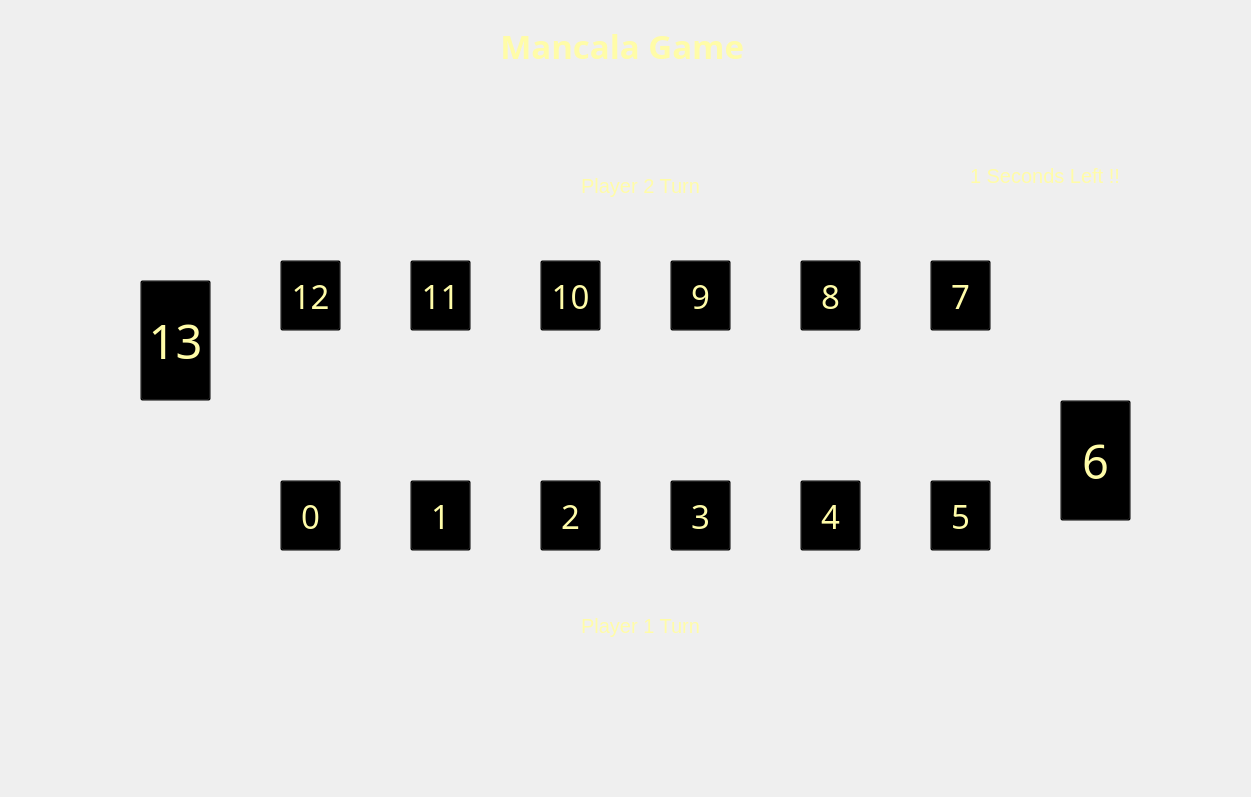
<?xml version="1.0" encoding="UTF-8"?>
<ui version="4.0">
 <class>MainWindow</class>
 <widget class="QMainWindow" name="MainWindow">
  <property name="geometry">
   <rect>
    <x>0</x>
    <y>0</y>
    <width>1251</width>
    <height>797</height>
   </rect>
  </property>
  <property name="windowTitle">
   <string>MainWindow</string>
  </property>
  <widget class="QWidget" name="centralwidget">
   <widget class="QStackedWidget" name="stackedWidget">
    <property name="geometry">
     <rect>
      <x>0</x>
      <y>0</y>
      <width>1251</width>
      <height>871</height>
     </rect>
    </property>
    <property name="currentIndex">
     <number>0</number>
    </property>
    <widget class="QWidget" name="page">
     <widget class="QPushButton" name="BT4">
      <property name="enabled">
       <bool>true</bool>
      </property>
      <property name="geometry">
       <rect>
        <x>800</x>
        <y>480</y>
        <width>61</width>
        <height>71</height>
       </rect>
      </property>
      <property name="font">
       <font>
        <family>Simplified Arabic Fixed</family>
        <pointsize>25</pointsize>
        <weight>50</weight>
        <italic>false</italic>
        <bold>false</bold>
        <strikeout>false</strikeout>
       </font>
      </property>
      <property name="styleSheet">
       <string notr="true">color: rgb(255, 252, 168);
background-color: transparent
	</string>
      </property>
      <property name="text">
       <string>4</string>
      </property>
     </widget>
     <widget class="QPushButton" name="BT6">
      <property name="enabled">
       <bool>true</bool>
      </property>
      <property name="geometry">
       <rect>
        <x>1060</x>
        <y>400</y>
        <width>71</width>
        <height>121</height>
       </rect>
      </property>
      <property name="font">
       <font>
        <family>Simplified Arabic Fixed</family>
        <pointsize>35</pointsize>
       </font>
      </property>
      <property name="styleSheet">
       <string notr="true">color: rgb(255, 252, 168);
background-color: transparent;

	</string>
      </property>
      <property name="text">
       <string>6</string>
      </property>
     </widget>
     <widget class="QLabel" name="Player2Turn_2">
      <property name="geometry">
       <rect>
        <x>500</x>
        <y>170</y>
        <width>281</width>
        <height>31</height>
       </rect>
      </property>
      <property name="font">
       <font>
        <pointsize>15</pointsize>
       </font>
      </property>
      <property name="styleSheet">
       <string notr="true">color :  rgb(255, 252, 168);
</string>
      </property>
      <property name="text">
       <string>Player 2 Turn</string>
      </property>
      <property name="alignment">
       <set>Qt::AlignCenter</set>
      </property>
     </widget>
     <widget class="QPushButton" name="BT11">
      <property name="enabled">
       <bool>true</bool>
      </property>
      <property name="geometry">
       <rect>
        <x>410</x>
        <y>260</y>
        <width>61</width>
        <height>71</height>
       </rect>
      </property>
      <property name="font">
       <font>
        <family>Simplified Arabic Fixed</family>
        <pointsize>25</pointsize>
        <weight>50</weight>
        <italic>false</italic>
        <bold>false</bold>
        <strikeout>false</strikeout>
       </font>
      </property>
      <property name="styleSheet">
       <string notr="true">color: rgb(255, 252, 168);
background-color: transparent
	</string>
      </property>
      <property name="text">
       <string>11</string>
      </property>
     </widget>
     <widget class="QLabel" name="SecCounterLabel">
      <property name="geometry">
       <rect>
        <x>970</x>
        <y>140</y>
        <width>221</width>
        <height>71</height>
       </rect>
      </property>
      <property name="font">
       <font>
        <pointsize>15</pointsize>
       </font>
      </property>
      <property name="styleSheet">
       <string notr="true">color :  rgb(255, 252, 168);</string>
      </property>
      <property name="text">
       <string>1 Seconds Left !! </string>
      </property>
     </widget>
     <widget class="QPushButton" name="BT9">
      <property name="enabled">
       <bool>true</bool>
      </property>
      <property name="geometry">
       <rect>
        <x>670</x>
        <y>260</y>
        <width>61</width>
        <height>71</height>
       </rect>
      </property>
      <property name="font">
       <font>
        <family>Simplified Arabic Fixed</family>
        <pointsize>25</pointsize>
        <weight>50</weight>
        <italic>false</italic>
        <bold>false</bold>
        <strikeout>false</strikeout>
       </font>
      </property>
      <property name="styleSheet">
       <string notr="true">color: rgb(255, 252, 168);
background-color: transparent
	</string>
      </property>
      <property name="text">
       <string>9</string>
      </property>
     </widget>
     <widget class="QPushButton" name="BT12">
      <property name="enabled">
       <bool>true</bool>
      </property>
      <property name="geometry">
       <rect>
        <x>280</x>
        <y>260</y>
        <width>61</width>
        <height>71</height>
       </rect>
      </property>
      <property name="font">
       <font>
        <family>Simplified Arabic Fixed</family>
        <pointsize>25</pointsize>
        <weight>50</weight>
        <italic>false</italic>
        <bold>false</bold>
        <strikeout>false</strikeout>
       </font>
      </property>
      <property name="styleSheet">
       <string notr="true">color: rgb(255, 252, 168);
background-color: transparent
	</string>
      </property>
      <property name="text">
       <string>12</string>
      </property>
     </widget>
     <widget class="QPushButton" name="BT10">
      <property name="enabled">
       <bool>true</bool>
      </property>
      <property name="geometry">
       <rect>
        <x>540</x>
        <y>260</y>
        <width>61</width>
        <height>71</height>
       </rect>
      </property>
      <property name="font">
       <font>
        <family>Simplified Arabic Fixed</family>
        <pointsize>25</pointsize>
        <weight>50</weight>
        <italic>false</italic>
        <bold>false</bold>
        <strikeout>false</strikeout>
       </font>
      </property>
      <property name="styleSheet">
       <string notr="true">color: rgb(255, 252, 168);
background-color: transparent
	</string>
      </property>
      <property name="text">
       <string>10</string>
      </property>
     </widget>
     <widget class="QPushButton" name="BT2">
      <property name="enabled">
       <bool>true</bool>
      </property>
      <property name="geometry">
       <rect>
        <x>540</x>
        <y>480</y>
        <width>61</width>
        <height>71</height>
       </rect>
      </property>
      <property name="font">
       <font>
        <family>Simplified Arabic Fixed</family>
        <pointsize>25</pointsize>
        <weight>50</weight>
        <italic>false</italic>
        <bold>false</bold>
        <strikeout>false</strikeout>
       </font>
      </property>
      <property name="styleSheet">
       <string notr="true">color: rgb(255, 252, 168);
background-color: transparent
	</string>
      </property>
      <property name="text">
       <string>2</string>
      </property>
     </widget>
     <widget class="QPushButton" name="BT8">
      <property name="enabled">
       <bool>true</bool>
      </property>
      <property name="geometry">
       <rect>
        <x>800</x>
        <y>260</y>
        <width>61</width>
        <height>71</height>
       </rect>
      </property>
      <property name="font">
       <font>
        <family>Simplified Arabic Fixed</family>
        <pointsize>25</pointsize>
        <weight>50</weight>
        <italic>false</italic>
        <bold>false</bold>
        <strikeout>false</strikeout>
       </font>
      </property>
      <property name="styleSheet">
       <string notr="true">color: rgb(255, 252, 168);
background-color: transparent
	</string>
      </property>
      <property name="text">
       <string>8</string>
      </property>
     </widget>
     <widget class="QPushButton" name="BT13">
      <property name="enabled">
       <bool>true</bool>
      </property>
      <property name="geometry">
       <rect>
        <x>140</x>
        <y>280</y>
        <width>71</width>
        <height>121</height>
       </rect>
      </property>
      <property name="font">
       <font>
        <family>Simplified Arabic Fixed</family>
        <pointsize>35</pointsize>
       </font>
      </property>
      <property name="styleSheet">
       <string notr="true">color: rgb(255, 252, 168);
background-color: transparent;

	</string>
      </property>
      <property name="text">
       <string>13</string>
      </property>
     </widget>
     <widget class="QPushButton" name="BT1">
      <property name="enabled">
       <bool>true</bool>
      </property>
      <property name="geometry">
       <rect>
        <x>410</x>
        <y>480</y>
        <width>61</width>
        <height>71</height>
       </rect>
      </property>
      <property name="font">
       <font>
        <family>Simplified Arabic Fixed</family>
        <pointsize>25</pointsize>
        <weight>50</weight>
        <italic>false</italic>
        <bold>false</bold>
        <strikeout>false</strikeout>
       </font>
      </property>
      <property name="styleSheet">
       <string notr="true">color: rgb(255, 252, 168);
background-color: transparent
	</string>
      </property>
      <property name="text">
       <string>1</string>
      </property>
     </widget>
     <widget class="QLabel" name="BackgroundImg">
      <property name="geometry">
       <rect>
        <x>0</x>
        <y>0</y>
        <width>1251</width>
        <height>801</height>
       </rect>
      </property>
      <property name="text">
       <string/>
      </property>
      <property name="pixmap">
       <pixmap>back.PNG</pixmap>
      </property>
      <property name="scaledContents">
       <bool>true</bool>
      </property>
      <property name="wordWrap">
       <bool>false</bool>
      </property>
     </widget>
     <widget class="QLabel" name="BoardImgLabel">
      <property name="geometry">
       <rect>
        <x>70</x>
        <y>110</y>
        <width>1131</width>
        <height>591</height>
       </rect>
      </property>
      <property name="text">
       <string/>
      </property>
      <property name="pixmap">
       <pixmap>Board.PNG</pixmap>
      </property>
      <property name="scaledContents">
       <bool>true</bool>
      </property>
     </widget>
     <widget class="QPushButton" name="BT0">
      <property name="enabled">
       <bool>true</bool>
      </property>
      <property name="geometry">
       <rect>
        <x>280</x>
        <y>480</y>
        <width>61</width>
        <height>71</height>
       </rect>
      </property>
      <property name="font">
       <font>
        <family>Simplified Arabic Fixed</family>
        <pointsize>25</pointsize>
        <weight>50</weight>
        <italic>false</italic>
        <bold>false</bold>
        <strikeout>false</strikeout>
       </font>
      </property>
      <property name="styleSheet">
       <string notr="true">color: rgb(255, 252, 168);
background-color: transparent
	</string>
      </property>
      <property name="text">
       <string>0</string>
      </property>
     </widget>
     <widget class="QPushButton" name="BT5">
      <property name="enabled">
       <bool>true</bool>
      </property>
      <property name="geometry">
       <rect>
        <x>930</x>
        <y>480</y>
        <width>61</width>
        <height>71</height>
       </rect>
      </property>
      <property name="font">
       <font>
        <family>Simplified Arabic Fixed</family>
        <pointsize>25</pointsize>
        <weight>50</weight>
        <italic>false</italic>
        <bold>false</bold>
        <strikeout>false</strikeout>
       </font>
      </property>
      <property name="styleSheet">
       <string notr="true">color: rgb(255, 252, 168);
background-color: transparent
	</string>
      </property>
      <property name="text">
       <string>5</string>
      </property>
     </widget>
     <widget class="QLabel" name="MancalaLabel">
      <property name="geometry">
       <rect>
        <x>490</x>
        <y>20</y>
        <width>273</width>
        <height>51</height>
       </rect>
      </property>
      <property name="font">
       <font>
        <family>Script MT Bold</family>
        <pointsize>25</pointsize>
        <weight>75</weight>
        <italic>false</italic>
        <bold>true</bold>
        <underline>false</underline>
        <strikeout>false</strikeout>
        <kerning>false</kerning>
       </font>
      </property>
      <property name="layoutDirection">
       <enum>Qt::LeftToRight</enum>
      </property>
      <property name="styleSheet">
       <string notr="true">color: rgb(255, 252, 168);</string>
      </property>
      <property name="frameShape">
       <enum>QFrame::NoFrame</enum>
      </property>
      <property name="frameShadow">
       <enum>QFrame::Plain</enum>
      </property>
      <property name="text">
       <string>Mancala Game </string>
      </property>
      <property name="scaledContents">
       <bool>false</bool>
      </property>
      <property name="alignment">
       <set>Qt::AlignCenter</set>
      </property>
      <property name="wordWrap">
       <bool>false</bool>
      </property>
     </widget>
     <widget class="QPushButton" name="BT7">
      <property name="enabled">
       <bool>true</bool>
      </property>
      <property name="geometry">
       <rect>
        <x>930</x>
        <y>260</y>
        <width>61</width>
        <height>71</height>
       </rect>
      </property>
      <property name="font">
       <font>
        <family>Simplified Arabic Fixed</family>
        <pointsize>25</pointsize>
        <weight>50</weight>
        <italic>false</italic>
        <bold>false</bold>
        <strikeout>false</strikeout>
       </font>
      </property>
      <property name="styleSheet">
       <string notr="true">color: rgb(255, 252, 168);
background-color: transparent
	</string>
      </property>
      <property name="text">
       <string>7</string>
      </property>
     </widget>
     <widget class="QPushButton" name="BT3">
      <property name="enabled">
       <bool>true</bool>
      </property>
      <property name="geometry">
       <rect>
        <x>670</x>
        <y>480</y>
        <width>61</width>
        <height>71</height>
       </rect>
      </property>
      <property name="font">
       <font>
        <family>Simplified Arabic Fixed</family>
        <pointsize>25</pointsize>
        <weight>50</weight>
        <italic>false</italic>
        <bold>false</bold>
        <strikeout>false</strikeout>
       </font>
      </property>
      <property name="styleSheet">
       <string notr="true">color: rgb(255, 252, 168);
background-color: transparent
	</string>
      </property>
      <property name="text">
       <string>3</string>
      </property>
     </widget>
     <widget class="QLabel" name="Player1Turn">
      <property name="geometry">
       <rect>
        <x>500</x>
        <y>610</y>
        <width>281</width>
        <height>31</height>
       </rect>
      </property>
      <property name="font">
       <font>
        <pointsize>15</pointsize>
       </font>
      </property>
      <property name="styleSheet">
       <string notr="true">color :  rgb(255, 252, 168);
</string>
      </property>
      <property name="text">
       <string>Player 1 Turn</string>
      </property>
      <property name="alignment">
       <set>Qt::AlignCenter</set>
      </property>
     </widget>
     <zorder>BackgroundImg</zorder>
     <zorder>BoardImgLabel</zorder>
     <zorder>BT0</zorder>
     <zorder>BT5</zorder>
     <zorder>MancalaLabel</zorder>
     <zorder>BT7</zorder>
     <zorder>BT3</zorder>
     <zorder>Player1Turn</zorder>
     <zorder>BT1</zorder>
     <zorder>BT10</zorder>
     <zorder>BT11</zorder>
     <zorder>BT12</zorder>
     <zorder>BT13</zorder>
     <zorder>BT2</zorder>
     <zorder>BT4</zorder>
     <zorder>BT6</zorder>
     <zorder>BT9</zorder>
     <zorder>BT8</zorder>
     <zorder>Player2Turn_2</zorder>
     <zorder>SecCounterLabel</zorder>
    </widget>
    <widget class="QWidget" name="page_2">
     <widget class="QLabel" name="label">
      <property name="geometry">
       <rect>
        <x>0</x>
        <y>0</y>
        <width>1251</width>
        <height>801</height>
       </rect>
      </property>
      <property name="text">
       <string/>
      </property>
      <property name="pixmap">
       <pixmap>back.PNG</pixmap>
      </property>
      <property name="scaledContents">
       <bool>true</bool>
      </property>
     </widget>
     <widget class="QLabel" name="MancalaLabel_2">
      <property name="geometry">
       <rect>
        <x>440</x>
        <y>40</y>
        <width>321</width>
        <height>81</height>
       </rect>
      </property>
      <property name="font">
       <font>
        <family>Script MT Bold</family>
        <pointsize>25</pointsize>
        <weight>75</weight>
        <italic>false</italic>
        <bold>true</bold>
        <underline>false</underline>
        <strikeout>false</strikeout>
        <kerning>false</kerning>
       </font>
      </property>
      <property name="layoutDirection">
       <enum>Qt::LeftToRight</enum>
      </property>
      <property name="styleSheet">
       <string notr="true">color: rgb(255, 252, 168);</string>
      </property>
      <property name="frameShape">
       <enum>QFrame::NoFrame</enum>
      </property>
      <property name="frameShadow">
       <enum>QFrame::Plain</enum>
      </property>
      <property name="text">
       <string>Mancala Game </string>
      </property>
      <property name="scaledContents">
       <bool>false</bool>
      </property>
      <property name="alignment">
       <set>Qt::AlignCenter</set>
      </property>
      <property name="wordWrap">
       <bool>false</bool>
      </property>
     </widget>
     <widget class="QPushButton" name="pushButton">
      <property name="geometry">
       <rect>
        <x>450</x>
        <y>360</y>
        <width>271</width>
        <height>81</height>
       </rect>
      </property>
      <property name="font">
       <font>
        <family>Simplified Arabic</family>
        <pointsize>20</pointsize>
        <italic>false</italic>
       </font>
      </property>
      <property name="styleSheet">
       <string notr="true">border-radius: 25px;
background-color: rgb(255, 252, 168);</string>
      </property>
      <property name="text">
       <string>Start</string>
      </property>
     </widget>
    </widget>
   </widget>
  </widget>
 </widget>
 <resources/>
 <connections/>
</ui>
